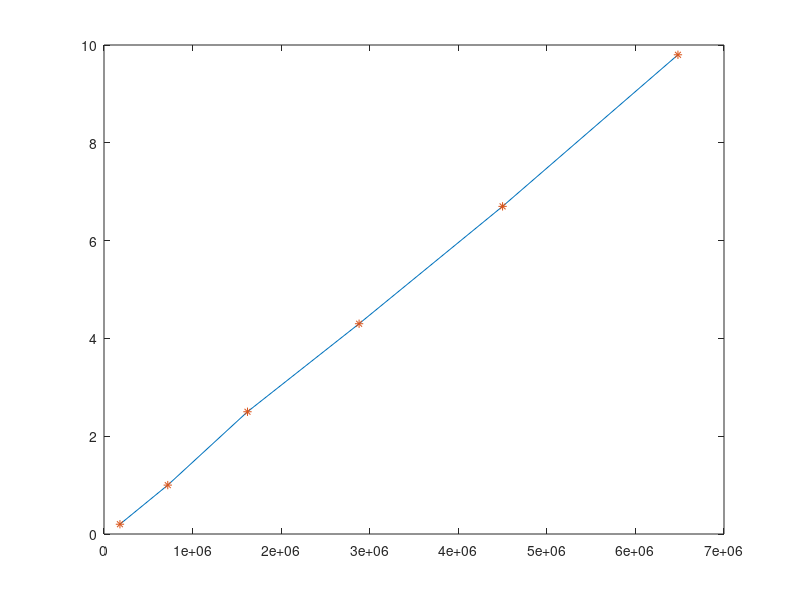
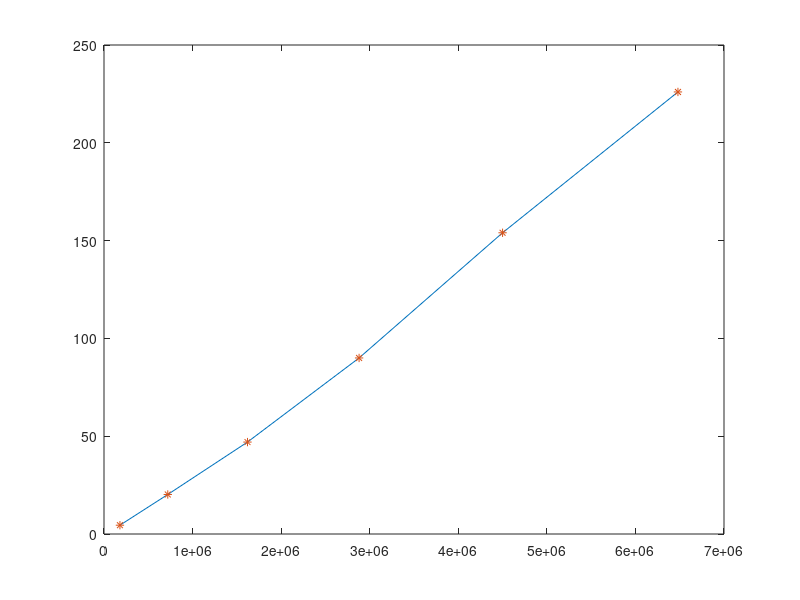

The MATLAB source for these figures, in order:
close all

% number of grid points X*Y*Z;
x=[6*3,12*6,18*9,24*12,30*15,36*18]*1e4; 


% execution time for gamma^i
tg=[0.2,1.,2.5,4.3,6.7,9.8];

% execution time for omega
to=[4.5,20.2,47,90,154,226];

gg=polyfit(x,tg,1);
oo=polyfit(x,to,1);

plot(x,tg)
hold on
plot(x,tg,'*')



figure
plot(x,to)
hold on
plot(x,to,'*')


